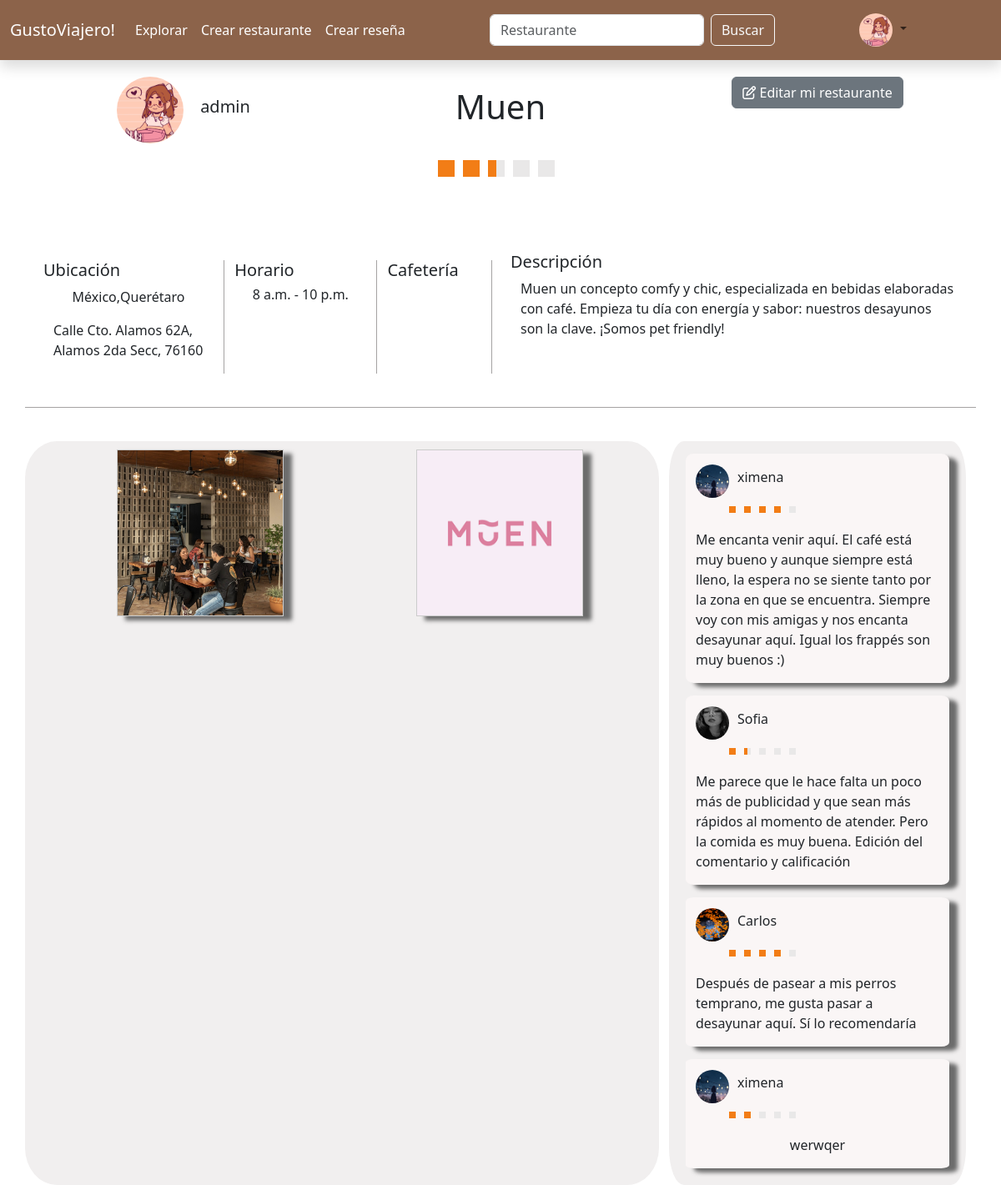
Screenshot of /restaurante/33 (signed in) with the database file from the repository.
### inicio/models.py (models this page shows, shortened)
class FotoUsuario(models.Model):
    UsuarioID=models.ForeignKey(User, on_delete=models.CASCADE)
    Imagen=models.ImageField(upload_to='uploads/perfil', blank=True, null=True)

class Restaurante (models.Model):
    Nombre=models.CharField(max_length=50, default='Restaurante')
    Propietario=models.ForeignKey(User, on_delete=models.CASCADE, default=1)
    Pais=models.CharField(max_length=50)
    Estado=models.CharField(max_length=50)
    Direccion=models.CharField(max_length=200)
    Promedio=models.DecimalField(max_digits=3,decimal_places=2, default=0, blank=True)
    TipoCocina=models.ForeignKey(TipoCocina,on_delete=models.CASCADE, blank=True, null=True)
    CategoriaL=models.ForeignKey(CategoriaL,on_delete=models.CASCADE, blank=True, null=True)
    Apertura=models.TimeField()
    Cierre=models.TimeField()
    Descripción=models.CharField(max_length=280, null=True, blank=True)

class CategoriaL(models.Model):
    Nombre=models.CharField(max_length=30)
    def __str__(self):
        return self.Nombre

class FotosLugar(models.Model):
    RestauranteID=models.ForeignKey(Restaurante, on_delete=models.CASCADE, blank=True)
    Imagen=models.ImageField(upload_to='uploads/lugar', blank=True, null=True)

class Resena(models.Model):
    RestauranteID=models.ForeignKey(Restaurante,on_delete=models.CASCADE)
    UsuarioID=models.ForeignKey(User,on_delete=models.CASCADE)
    Fecha=models.DateField()
    Descripcion=models.CharField(max_length=280)
    Puntuacion=models.DecimalField(max_digits=2, decimal_places=1, validators=[MinValueValidator(1), MaxValueValidator(5)])

### inicio/views.py (the view)
# urls.py: path('restaurante/<int:pk>',views.restaurante, name='restaurante'),
def restaurante(request, pk):
    restaurante = get_object_or_404(Restaurante, id=pk)
    if request.user.is_authenticated:
        usuario = request.user
        foto = FotoUsuario.objects.filter(UsuarioID=usuario).first()
        fotoslugar = FotosLugar.objects.filter(RestauranteID=restaurante.id)
        resenas = Resena.objects.filter(RestauranteID=restaurante).exclude(UsuarioID__isnull=True)
        fotos_cresena = FotoUsuario.objects.filter(UsuarioID__in=resenas.values('UsuarioID')).distinct()
        foto_creador = FotoUsuario.objects.filter(UsuarioID=restaurante.Propietario).first()
        return render(request, 'restaurante.html', {
            'usuario': usuario,
            'foto': foto,
            'resenas': resenas,
            'restaurante': restaurante,
            'foto_creador': foto_creador,
            'fotoslugar': fotoslugar,
            'foto_cresena': fotos_cresena
        })
    return render(request, 'restaurante.html', {'restaurante': restaurante})

### inicio/templates/restaurante.html (shortened to what this page needs)
{% extends 'base.html' %}
{% load static %}
{% block content %}
<div class="container">
    <div class="row" style="margin-top: 20px;">
        <div class="col">
            <div class="container d-flex justify-content-center">
                {% if foto_creador %}
                    <img src="{{foto_creador.Imagen.url}}" width="80" height="80" style="border-radius: 50%;">
                {% else %}
                    <img src="{% static 'images/default-perfil.jpg' %}" width="80" height="80" style="border-radius: 50%;">
                {% endif %}
                <p class="align-self-center h5" style="margin-left: 20px;">{{ restaurante.Propietario }}</p>
            </div>
        </div>
        <div class="col">
            <div class="container d-flex justify-content-center align-items-center h-100">
                <p class="h1">{{ restaurante.Nombre }}</p>
            </div>
        </div>
        <div class="col">
            {% if usuario != restaurante.Propietario %}
            <div class="container d-flex justify-content-center align-items-center">
                <a href="{% url 'crear_resena' restaurante.id %}" class="btn btn-secondary"><i class="fa-regular fa-pen-to-square"></i> Escribir una reseña</a>
            </div>
            {% else %}
            <div class="container d-flex justify-content-center align-items-center">
                <a href="{% url 'editar_restaurante' restaurante.id %}" class="btn btn-secondary"><i class="fa-regular fa-pen-to-square"></i> Editar mi restaurante</a>
            </div>
            {% endif %}
        </div>
    </div>
    <div class="row">
        <div class="col d-flex align-self-center justify-content-center" style="margin-bottom: 20px; margin-top: 20px;" >
            <div class="cuadro {% if restaurante.Promedio >= 0.5 %} rellenar {% endif %}"></div>
            <div class="cuadro derecha {% if restaurante.Promedio >= 1 %} rellenar {% endif %}"></div>
            <div class="cuadro {% if restaurante.Promedio >= 1.5 %} rellenar {% endif %}"></div>
            <div class="cuadro derecha {% if restaurante.Promedio >= 2 %} rellenar {% endif %}"></div>
            <div class="cuadro {% if restaurante.Promedio >= 2.5 %} rellenar {% endif %}"></div>
            <div class="cuadro derecha {% if restaurante.Promedio >= 3 %} rellenar {% endif %}"></div>
            <div class="cuadro {% if restaurante.Promedio >= 3.5 %} rellenar {% endif %}"></div>
            <div class="cuadro derecha {% if restaurante.Promedio >= 4 %} rellenar {% endif %}"></div>
            <div class="cuadro {% if restaurante.Promedio >= 4.5 %} rellenar {% endif %}"></div>
            <div class="cuadro derecha {% if restaurante.Promedio == 5 %} rellenar {% endif %}"></div>
        </div>
    </div>
    <div class="row" style="margin-top: 70px; margin-bottom: 40px; border-bottom: 1px solid rgb(165, 163, 163);">
        <div class="col">
            <div class="row" style="padding: 10px 10px 40px 10px;">
                <div class="col-5" style="border-right: 1px solid rgb(165, 163, 163);">
                    <p class="h5">Ubicación</p>
                    <div class="container d-flex justify-content-center align-items-center">
                        <p>{{ restaurante.Pais }}, </p>
                        <p>{{ restaurante.Estado }}</p>
                    </div>
                    <div class="container d-flex justify-content-center align-items-center">
                        <p>{{ restaurante.Direccion }}</p>
                    </div>
                </div>
                <div class="col-4" style="border-right: 1px solid rgb(165, 163, 163);">
                    <p class="h5">Horario</p>
                    <div class="container d-flex justify-content-center align-items-center">
                        <p class="h6">{{restaurante.Apertura}} - {{restaurante.Cierre}}</p>
                    </div>
                </div>
                <div class="col-3" style="border-right: 1px solid rgb(165, 163, 163);">
                    {% if restaurante.CategoriaL %}
                        <p class="h5">{{ restaurante.CategoriaL }}</p>
                    {% endif %}
                </div>
            </div>
        </div>
        <div class="col">
                {% if restaurante.Descripción %}
                <p class="h5">Descripción</p>
                <div class="container d-flex justify-content-center align-items-center">
                    <p>{{restaurante.Descripción}}</p>
                </div>
                {% endif %}
        </div>
    </div>
    <div class="row">
        <div class="col-8" style="padding-left: 30px; background-color: rgb(241, 239, 239); border-radius: 5%;">
        <div class="container">
            <div class="row" style="margin-bottom: 10px;">
                {% if fotoslugar %}
                    {% for foto in fotoslugar %}
                    <div class="col" style="margin-top: 10px;">
                        <div style="width: 200px; height: 200px; overflow: hidden; margin: 0 auto; border: 1px solid #ccc; box-shadow: 10px 5px 5px rgb(108, 108, 108);">
                            <img src="{{ foto.Imagen.url }}" style="width: 100%; height: 100%; object-fit: contain;">
                        </div>
                    </div>
                    {% endfor %}
                {% else %}
                <div style="width: 200px; height: 200px; overflow: hidden; margin: 0 auto; border: 1px solid #ccc;  box-shadow: 10px 5px 5px rgb(108, 108, 108);">
                    <img src="{% static 'images/default.jpg' %}" style="width: 100%; height: 100%; object-fit: contain;">
                </div>
                {% endif %}
            </div>
        </div>
        </div>
        <div class="col-4">
            {% if resenas %}
                <div class="container" style="background-color: rgb(241, 239, 239); border-radius: 5%; padding-left: 20px; padding-right: 20px; padding-bottom: 20px;">
                    <div class="row-cols-1">
                        {% for resena in resenas %}
                        <div class="col" style="padding-top: 15px;">
                            <div class="container" style="border-radius: 3%;  box-shadow: 10px 5px 5px rgb(108, 108, 108); background-color: rgb(250, 246, 246)">
                                <div class="row">
                                    <div class="col d-flex justify-content-start" style="margin-top: 13px;">
                                        {% if resena.UsuarioID.fotousuario_set.exists %}
                                            <img src="{{ resena.UsuarioID.fotousuario_set.first.Imagen.url }}" width="40" height="40" style="border-radius: 50%;">
                                        {% else %}
                                            <img src="{% static 'images/default-perfil.jpg' %}" width="40" height="40" style="border-radius: 50%;">
                                        {% endif %}
                                        <p class="h6 align-self-center" style="padding-left:10px;">{{resena.UsuarioID}}</p>
                                    </div>
                                    <div class="col d-flex justify-content-end">
                                    </div>
                                </div>
                                <div class="row">
                                    <div class="col d-flex align-self-center justify-content-start" style="margin-left: 40px; margin-top: 10px;">
                                        <div class="cuadrop {% if resena.Puntuacion >= 0.5 %} rellenar {% endif %}"></div>
                                        <div class="cuadrop derecha {% if resena.Puntuacion >= 1 %} rellenar {% endif %}"></div>
                                        <div class="cuadrop {% if resena.Puntuacion >= 1.5 %} rellenar {% endif %}"></div>
                                        <div class="cuadrop derecha {% if resena.Puntuacion >= 2 %} rellenar {% endif %}"></div>
                                        <div class="cuadrop {% if resena.Puntuacion >= 2.5 %} rellenar {% endif %}"></div>
                                        <div class="cuadrop derecha {% if resena.Puntuacion >= 3 %} rellenar {% endif %}"></div>
                                        <div class="cuadrop {% if resena.Puntuacion >= 3.5 %} rellenar {% endif %}"></div>
                                        <div class="cuadrop derecha {% if resena.Puntuacion >= 4 %} rellenar {% endif %}"></div>
                                        <div class="cuadrop {% if resena.Puntuacion >= 4.5 %} rellenar {% endif %}"></div>
                                        <div class="cuadrop derecha {% if resena.Puntuacion == 5 %} rellenar {% endif %}"></div>
                                    </div>
                                </div>
                                <div class="row">
                                    <div class="container d-flex justify-content-center" style="margin-top: 20px;">
                                        <p>{{resena.Descripcion}}</p>
                                    </div>
                                </div>
                            </div>
                            </div>
                        {% endfor %}
                    </div>
                {% endif %}
            </div>
        </div>
    </div>
    {% endblock %}

### inicio/templates/base.html (shortened to what this page needs)
{% load static %}
<!doctype html>
<html lang="es">
  <head>
    <link href="https://cdn.jsdelivr.net/npm/bootstrap@5.3.2/dist/css/bootstrap.min.css" rel="stylesheet">
    <link href="css/style.css" rel="stylesheet">
  </head>
  <body>
    <nav class="navbar navbar-expand-lg shadow" style="background-color: #8C634A;">
      <div class="container-fluid">
        <a class="navbar-brand" href="{% url 'home' %}" style="color: white;">GustoViajero!</a>
        <div class="collapse navbar-collapse" id="navbarSupportedContent">
          <ul class="navbar-nav me-auto mb-2 mb-lg-0">
            <li class="nav-item">
              <a class="nav-link" aria-current="page" href="{% url 'explorar' %}" style="color: white;">Explorar</a>
            </li>
            <li class="nav-item">
              <a class="nav-link" aria-current="page" href="{% url 'crear_restaurante' %}" style="color: white;">Crear restaurante</a>
            </li>
            <li class="nav-item">
              <a class="nav-link" aria-current="page" href="{% url 'elegir_restaurante' %}" style="color: white;">Crear reseña</a>
            </li>
          </ul>
        </div>
        <div class="collapse navbar-collapse" id="navbarSupportedContent">
          <ul class="navbar-nav me-auto mb-2 mb-lg-0">
          <form class="d-flex" action="{% url 'buscar_restaurantes' %}" method="GET">
            <input class="form-control me-2" type="search" name="q" placeholder="Restaurante" aria-label="Search">
            <button class="btn btn-outline-light" type="submit">Buscar</button>
          </form>
          </ul>
        </div>
        <div class="collapse navbar-collapse justify-content-end" id="navbarSupportedContent">
          <ul class="navbar-nav me-auto mb-2 mb-lg-0">
            <li class="nav-item dropdown">
              <a class="nav-link dropdown-toggle" href="#" role="button" data-bs-toggle="dropdown" aria-expanded="false">
                {% if foto %}
                <img src="{{foto.Imagen.url}}" width="40" height="40" style="border-radius: 50%;">
                {% else %}
                <img src="{% static 'images/default-perfil.jpg' %}" width="40" height="40" style="border-radius: 50%;">
                {% endif %}
              </a>
            </li>
          </ul>
        </div>
      </div>
    </nav>
    {% block content %}
    {% endblock %}
  </body>
</html>

### inicio/templates/restaurante.html (style rules this page uses)
.cuadro { width: 10px; height: 20px; background-color: rgb(233, 232, 232); }
.cuadrop { width: 4px; height: 8px; background-color: rgb(233, 232, 232); }
.derecha { margin-right: 10px; }
.rellenar { background-color: #F27D16; }

### rows the page displays
FotoUsuario: Imagen (picture)
Restaurante: Propietario "admin", Nombre "Muen", Pais "México", Estado "Querétaro", Direccion "Calle Cto. Alamos 62A, Alamos 2da Secc, 76160", Apertura "8 a.m.", Cierre "10 p.m.", CategoriaL "Cafetería", Descripción "Muen un concepto comfy y chic, especializada en bebidas elaboradas con café. Empieza tu día con energía y sabor: nuestros desayunos son la clave. ¡Somos pet friendly!"
FotosLugar: Imagen (picture)
FotosLugar: Imagen (picture)
Resena: UsuarioID.fotousuario_set.first.Imagen (picture), UsuarioID "ximena", Puntuacion 4 (drawn), Descripcion "Me encanta venir aquí. El café está muy bueno y aunque siempre está lleno, la espera no se siente tanto por la zona en que se encuentra. Siempre voy con mis amigas y nos encanta desayunar aquí. Igual los frappés son muy buenos :)"
Resena: UsuarioID.fotousuario_set.first.Imagen (picture), UsuarioID "Sofia", Puntuacion 1.5 (drawn), Descripcion "Me parece que le hace falta un poco más de publicidad y que sean más rápidos al momento de atender. Pero la comida es muy buena. Edición del comentario y calificación"
Resena: UsuarioID.fotousuario_set.first.Imagen (picture), UsuarioID "Carlos", Puntuacion 4 (drawn), Descripcion "Después de pasear a mis perros temprano, me gusta pasar a desayunar aquí. Sí lo recomendaría"
Resena: UsuarioID.fotousuario_set.first.Imagen (picture), UsuarioID "ximena", Puntuacion 2 (drawn), Descripcion "werwqer"
